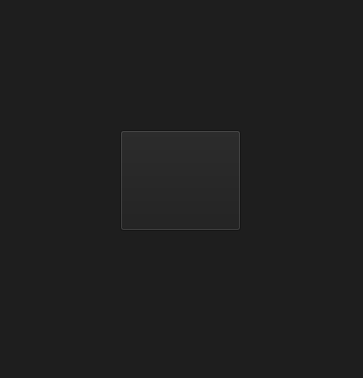
<?xml version="1.0" encoding="UTF-8"?>
<ui version="4.0">
 <class>Form</class>
 <widget class="QWidget" name="Form">
  <property name="geometry">
   <rect>
    <x>0</x>
    <y>0</y>
    <width>363</width>
    <height>378</height>
   </rect>
  </property>
  <property name="palette">
   <palette>
    <active>
     <colorrole role="WindowText">
      <brush brushstyle="SolidPattern">
       <color alpha="255">
        <red>216</red>
        <green>216</green>
        <blue>216</blue>
       </color>
      </brush>
     </colorrole>
     <colorrole role="Button">
      <brush brushstyle="SolidPattern">
       <color alpha="255">
        <red>30</red>
        <green>30</green>
        <blue>30</blue>
       </color>
      </brush>
     </colorrole>
     <colorrole role="Text">
      <brush brushstyle="SolidPattern">
       <color alpha="255">
        <red>249</red>
        <green>249</green>
        <blue>249</blue>
       </color>
      </brush>
     </colorrole>
     <colorrole role="Base">
      <brush brushstyle="SolidPattern">
       <color alpha="255">
        <red>30</red>
        <green>30</green>
        <blue>30</blue>
       </color>
      </brush>
     </colorrole>
     <colorrole role="Window">
      <brush brushstyle="SolidPattern">
       <color alpha="255">
        <red>30</red>
        <green>30</green>
        <blue>30</blue>
       </color>
      </brush>
     </colorrole>
    </active>
    <inactive>
     <colorrole role="WindowText">
      <brush brushstyle="SolidPattern">
       <color alpha="255">
        <red>216</red>
        <green>216</green>
        <blue>216</blue>
       </color>
      </brush>
     </colorrole>
     <colorrole role="Button">
      <brush brushstyle="SolidPattern">
       <color alpha="255">
        <red>30</red>
        <green>30</green>
        <blue>30</blue>
       </color>
      </brush>
     </colorrole>
     <colorrole role="Text">
      <brush brushstyle="SolidPattern">
       <color alpha="255">
        <red>249</red>
        <green>249</green>
        <blue>249</blue>
       </color>
      </brush>
     </colorrole>
     <colorrole role="Base">
      <brush brushstyle="SolidPattern">
       <color alpha="255">
        <red>30</red>
        <green>30</green>
        <blue>30</blue>
       </color>
      </brush>
     </colorrole>
     <colorrole role="Window">
      <brush brushstyle="SolidPattern">
       <color alpha="255">
        <red>30</red>
        <green>30</green>
        <blue>30</blue>
       </color>
      </brush>
     </colorrole>
    </inactive>
    <disabled>
     <colorrole role="WindowText">
      <brush brushstyle="SolidPattern">
       <color alpha="255">
        <red>120</red>
        <green>120</green>
        <blue>120</blue>
       </color>
      </brush>
     </colorrole>
     <colorrole role="Button">
      <brush brushstyle="SolidPattern">
       <color alpha="255">
        <red>30</red>
        <green>30</green>
        <blue>30</blue>
       </color>
      </brush>
     </colorrole>
     <colorrole role="Text">
      <brush brushstyle="SolidPattern">
       <color alpha="255">
        <red>120</red>
        <green>120</green>
        <blue>120</blue>
       </color>
      </brush>
     </colorrole>
     <colorrole role="Base">
      <brush brushstyle="SolidPattern">
       <color alpha="255">
        <red>30</red>
        <green>30</green>
        <blue>30</blue>
       </color>
      </brush>
     </colorrole>
     <colorrole role="Window">
      <brush brushstyle="SolidPattern">
       <color alpha="255">
        <red>30</red>
        <green>30</green>
        <blue>30</blue>
       </color>
      </brush>
     </colorrole>
    </disabled>
   </palette>
  </property>
  <property name="windowTitle">
   <string>Form</string>
  </property>
  <property name="styleSheet">
   <string notr="true">background-color: rgb(30, 30, 30);</string>
  </property>
  <widget class="QPushButton" name="pushButton">
   <property name="geometry">
    <rect>
     <x>120</x>
     <y>130</y>
     <width>121</width>
     <height>101</height>
    </rect>
   </property>
   <property name="sizePolicy">
    <sizepolicy hsizetype="Minimum" vsizetype="Preferred">
     <horstretch>0</horstretch>
     <verstretch>0</verstretch>
    </sizepolicy>
   </property>
   <property name="palette">
    <palette>
     <active>
      <colorrole role="Button">
       <brush brushstyle="SolidPattern">
        <color alpha="255">
         <red>30</red>
         <green>30</green>
         <blue>30</blue>
        </color>
       </brush>
      </colorrole>
      <colorrole role="Base">
       <brush brushstyle="SolidPattern">
        <color alpha="255">
         <red>30</red>
         <green>30</green>
         <blue>30</blue>
        </color>
       </brush>
      </colorrole>
      <colorrole role="Window">
       <brush brushstyle="SolidPattern">
        <color alpha="255">
         <red>30</red>
         <green>30</green>
         <blue>30</blue>
        </color>
       </brush>
      </colorrole>
     </active>
     <inactive>
      <colorrole role="Button">
       <brush brushstyle="SolidPattern">
        <color alpha="255">
         <red>30</red>
         <green>30</green>
         <blue>30</blue>
        </color>
       </brush>
      </colorrole>
      <colorrole role="Base">
       <brush brushstyle="SolidPattern">
        <color alpha="255">
         <red>30</red>
         <green>30</green>
         <blue>30</blue>
        </color>
       </brush>
      </colorrole>
      <colorrole role="Window">
       <brush brushstyle="SolidPattern">
        <color alpha="255">
         <red>30</red>
         <green>30</green>
         <blue>30</blue>
        </color>
       </brush>
      </colorrole>
     </inactive>
     <disabled>
      <colorrole role="Button">
       <brush brushstyle="SolidPattern">
        <color alpha="255">
         <red>30</red>
         <green>30</green>
         <blue>30</blue>
        </color>
       </brush>
      </colorrole>
      <colorrole role="Base">
       <brush brushstyle="SolidPattern">
        <color alpha="255">
         <red>30</red>
         <green>30</green>
         <blue>30</blue>
        </color>
       </brush>
      </colorrole>
      <colorrole role="Window">
       <brush brushstyle="SolidPattern">
        <color alpha="255">
         <red>30</red>
         <green>30</green>
         <blue>30</blue>
        </color>
       </brush>
      </colorrole>
     </disabled>
    </palette>
   </property>
   <property name="styleSheet">
    <string notr="true">QPushButton {
	
	background-color: rgb(30, 30, 30);
	
	image: url(:/spotify/resources/icons/play_lgrey.png);
}
QPushButton:pressed {

	
	image: url(:/spotify/resources/icons/pause_mod_darker.png);
}

QPushButton:flat {
    border: none; /* no border for a flat push button */
}

QPushButton:default {
    border-color: navy; /* make the default button prominent */
}

QPushButton:hover{
		
	image: url(:/spotify/resources/icons/play_white.png);
		
}</string>
   </property>
   <property name="text">
    <string/>
   </property>
  </widget>
 </widget>
 <resources>
  <include location="icons.qrc"/>
 </resources>
 <connections/>
</ui>
